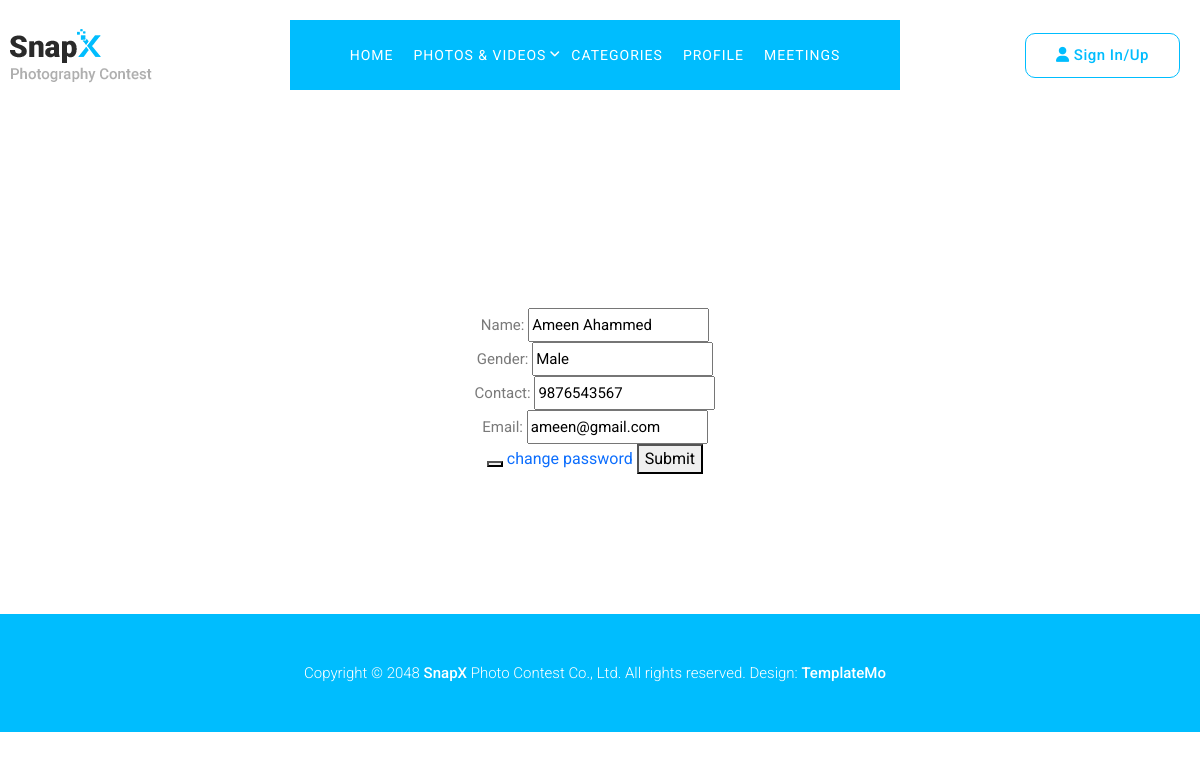
The page /edit_profile/ (signed in) on the database its author committed.
### signapp/models.py (models this page shows)
class user_reg(models.Model):
  Name=models.CharField(max_length=100)
  Gender=models.CharField(max_length=50)
  Contact=models.CharField(max_length=15)
  userid=models.ForeignKey(user_log,on_delete=models.CASCADE)

class user_log(models.Model):
  Email=models.EmailField(unique=True)
  Password=models.CharField(max_length=100)
  usertype=models.IntegerField(default=0)

### signapp/views.py (the view)
# urls.py: path('edit_profile/',views.EditUser,name="EditUser"),
def EditUser(request):
    id=request.session['user_id']
    user=get_object_or_404(user_log, id=id)
    register= get_object_or_404(user_reg, userid=user)
    if request.method=="POST":
         form=userreg(request.POST,instance=register)
         login=user_edit(request.POST,instance=user)
         if form.is_valid() and login.is_valid():
            form.save()
            login.save()
            messages.success(request,"profile updated successfull")
            return redirect('user_in')
    else:
         form=userreg(instance=register)
         login=user_edit(instance=user)
    return render(request,'edit_profile.html',{'form':form,'login':login})

### signapp/forms.py
class userreg(forms.ModelForm):
  class Meta:
    model=user_reg
    fields = ['Name','Gender','Contact']

class user_edit(forms.ModelForm):
  class Meta:
    model=user_log
    fields = ['Email']

### signapp/templates/edit_profile.html (shortened to what this page needs)
{% extends 'user_in.html' %}
{% block content %}
<!DOCTYPE html>
<html lang="en">
<head>
</head>
<body>
  <div class="container">
    <form method="post">
      {{ form.as_p }}
      {{ login.as_p }}
      <button></button>
      <a href="{% url 'change_userpass' %}">change password</a>
      <button type="submit">Submit</button>
    </form>
  </div>
</body>
</html>
{% endblock %}

### signapp/static/user/assets/css/templatemo-snapx-photography.css (style rules this page uses)
html, body, div, span, applet, object, iframe, h1, h2, h3, h4, h5, h6, p, blockquote, div pre, a, abbr, acronym, address, big, cite, code, del, dfn, em, font, img, ins, kbd, q, s, samp, small, strike, strong, sub, sup, tt, var, b, u, i, center, dl, dt, dd, ol, ul, li, figure, header, nav, section, article, aside, footer, figcaption { margin: 0; padding: 0; border: 0; outline: 0; }
* { box-sizing: border-box; }
html, body { font-family: 'Roboto', sans-serif; font-weight: 400; background-color: #fff; font-size: 16px; -ms-text-size-adjust: 100%; -webkit-font-smoothing: antialiased; -moz-osx-font-smoothing: grayscale; }
a { text-decoration: none !important; }
p { font-size: 15px; line-height: 28px; color: #7a7a7a; }
html, body { background: #fff; font-family: 'Roboto', sans-serif; }
body { overflow-x: hidden; }

### signapp/templates/edit_profile.html (style rules this page uses)
.container { padding: 20px; padding-left: 10px; max-width: 100%; }
.container form { justify-items: center; }

### rows shown on the page
user_reg: Name "Ameen Ahammed", Gender "Male", Contact "9876543567"
user_log: Email "ameen@gmail.com"
